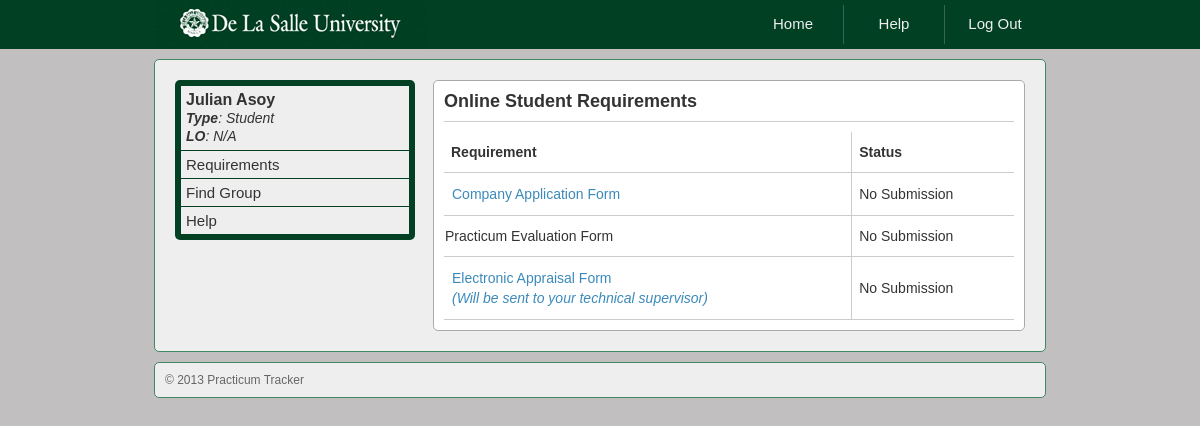
/index.php (signed in), run on an earlier commit of the app's database.
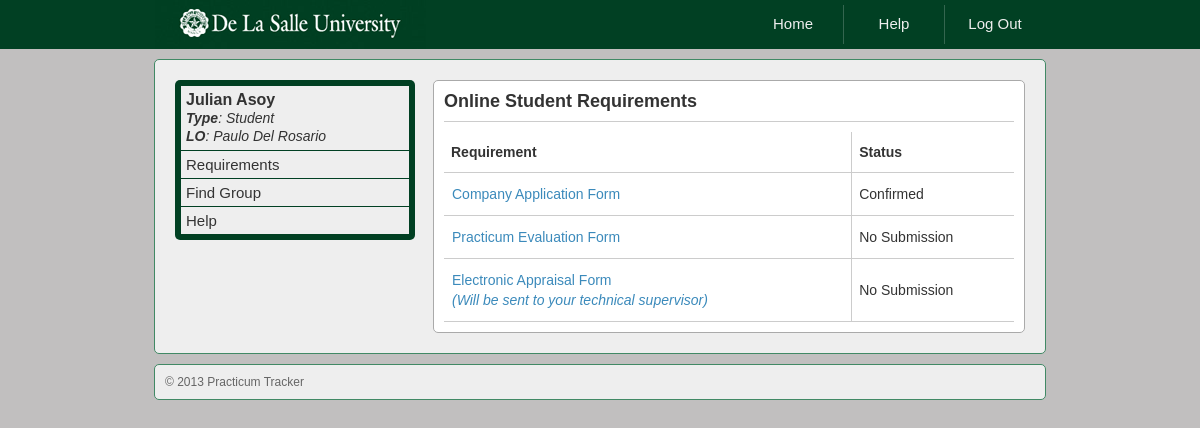
And on a later commit of the database.
### tables this page shows
CREATE TABLE `practicum_application` (
  `application_id` char(40) NOT NULL,
  `student` varchar(40) NOT NULL,
  `application_date` datetime NOT NULL,
  `status` enum('confirmed','rejected','pending','cancelled') NOT NULL,
  `company_id` char(40) NOT NULL,
  PRIMARY KEY (`application_id`),
  KEY `fk_student2_idx` (`student`),
  KEY `fk_company_idx` (`company_id`),
  CONSTRAINT `fk_company` FOREIGN KEY (`company_id`) REFERENCES `company` (`company_id`) ON DELETE CASCADE ON UPDATE CASCADE,
  CONSTRAINT `fk_student2` FOREIGN KEY (`student`) REFERENCES `group_member` (`username`) ON DELETE CASCADE ON UPDATE CASCADE
);

### includes/classes_DatabaseMaster.inc.php (called while the page is built, shortened)
<?php
	class DatabaseMaster{
		private $databaseConnection;
		private function connectDatabase(){
			$this->databaseConnection = mysqli_connect('127.0.0.1', 'root', '', 'practicum');
			mysqli_set_charset($this->databaseConnection, 'utf8');
		}
		public function escapeString($string){
			$string = mysqli_real_escape_string($this->databaseConnection, trim($string));
			return $string;
		}
		public function querySelect($query){
			$result = mysqli_query($this->databaseConnection, $query);
			if($result){
				$resultData = array();
				$rowCount = mysqli_num_rows($result);
				if($rowCount >= 1){
					if($rowCount == 1)
						$resultData[] = mysqli_fetch_array($result, MYSQLI_ASSOC);
					else{
						while($rowData = mysqli_fetch_array($result, MYSQLI_ASSOC))
							$resultData[] = $rowData;
					}
					return $resultData;
				}
				else return $resultData;
			}
			else return false;
		}
		public function checkUserHasGroup($username, $userType){
			if($userType == 'student' || $userType == 'linkage officer')
				$query = "SELECT group_id FROM group_member INNER JOIN practicum_group USING(group_id) WHERE username = '$username' AND status = 'open'";
			else if($userType == 'practicum coordinator')
				$query = "SELECT group_id FROM practicum_group WHERE group_admin = '$username' AND status = 'open'";
			$resultData = $this->querySelect($query);
			if(count($resultData) && is_array($resultData))
				return true;
			else if(count($resultData) == 0 && is_array($resultData))
				return false;
			else return null;
		}
	}
?>

### includes/requirementspage_student.inc.php (the view, shortened to what the changed rows need)
<div id="pt-contentbox" class="rounded-small">
	<h1 id="pt-contentheader">Online Student Requirements</h1>
<?php
	$DBMaster = new DatabaseMaster();
	$pageMaster = new PageMaster();
	$userType = $_SESSION['type'];
	$username = $DBMaster->escapeString($_SESSION['username']);
	$userHasGroup = $DBMaster->checkUserHasGroup($username, $userType);
	if($userHasGroup && is_bool($userHasGroup)){
?>
	<table id="pt-requirements" cellspacing="0">
		<tr>
			<td>
			<a href="project_submission.php">Company Application Form</a>
			</td>
			<td>
			<?php
				$query = "SELECT application_id, status FROM practicum_application WHERE student = '$username'";
				$queryResult = $DBMaster->querySelect($query);
				if(is_array($queryResult) && !count($queryResult))
					echo 'No Submission';
				else if(is_array($queryResult) && count($queryResult)){
					echo ucwords($queryResult[0]['status']);
				}
				else echo 'Error occurred';
			?>
			</td>
		</tr>
		<tr>
			<td>
				<?php
				     $query1 = "select status from group_member g inner join practicum_application p on g.username = p.student where g.username = '$username';";
				     $result =  $DBMaster->querySelect($query1);
				     if((is_array($result) && !count($result))||$result[0]['status']=='pending'||$result[0]['status']=='denied'){
                                        echo "Practicum Evaluation Form";
                                     }
                                     else{
                                       echo"<a href='studentevaluation.php'>Practicum Evaluation Form</a>";
                                     }
				?>
			</td>
			<td>
				<?php
					$query = "SELECT COALESCE(submitter, 'none') AS status FROM group_member INNER JOIN user USING(username) LEFT JOIN eval_essay ON submitter = username WHERE username = '{$_SESSION['username']}'";
					$queryResult = $DBMaster->querySelect($query);
					if(is_array($queryResult) && !count($queryResult))
						echo 'No Submission';
					else if(is_array($queryResult) && count($queryResult)){
						$status = $queryResult[0]['status'];
						if($status == 'none')
							echo 'No Submission';
						else echo 'Confirmed';
					}
					else echo 'Error occurred';
				?>
			</td>
		</tr>
	</table>
<?php
	}
	else if(!$userHasGroup && is_bool($userHasGroup))
		$pageMaster->displayNoGroupMessages($userType);
	else $pageMaster->displayErrorMessage();
?>
</div>

### includes/menu.inc.php (shortened to what the changed rows need)
<div id="pt-navigationmenu" class="rounded-small">
<div class="greetings">
	<?php
		if(isset($_SESSION['logged']) && $_SESSION['logged'] == true){
			$DBMaster = new DatabaseMaster();
			$username = $DBMaster->escapeString($_SESSION['username']);
			$query="SELECT CONCAT(a.firstname, ' ', a.lastname) AS fullname,
			COALESCE(CONCAT(d.firstname, ' ', d.lastname), 'N/A') as LO,
			a.type AS type FROM user as a
			LEFT JOIN practicum_application as b ON b.student = a.username
			LEFT JOIN linkageofficer_company as c ON c.company_id = b.company_id
			LEFT JOIN user as d ON c.username = d.username
			WHERE a.username='$username'";
			$queryResult = $DBMaster->querySelect($query);
			echo '<b>'.$queryResult[0]['fullname'].'</b>';
			echo '<br/>';
			echo '<span class="usertype"><b>Type</b>: '.ucwords($queryResult[0]['type']).'</span>';
			if($_SESSION['type'] == 'student'){
				echo '<br/>';
				echo '<span class="usertype" title="Linkage Officer"><b>LO</b>: '.ucwords($queryResult[0]['LO']).'</span>';
			}
		}
		else{
			echo '<b><i>Hello there, guest!</i></b>';
		}
	?>
</div>
</div>

What changed in the data, as far as the page shows it:
added practicum_application: status "Confirmed"
Also different on the page:
$queryResult[0]['LO']: "N/A" → "Paulo Del Rosario"
text no longer shown: "No Submission"
